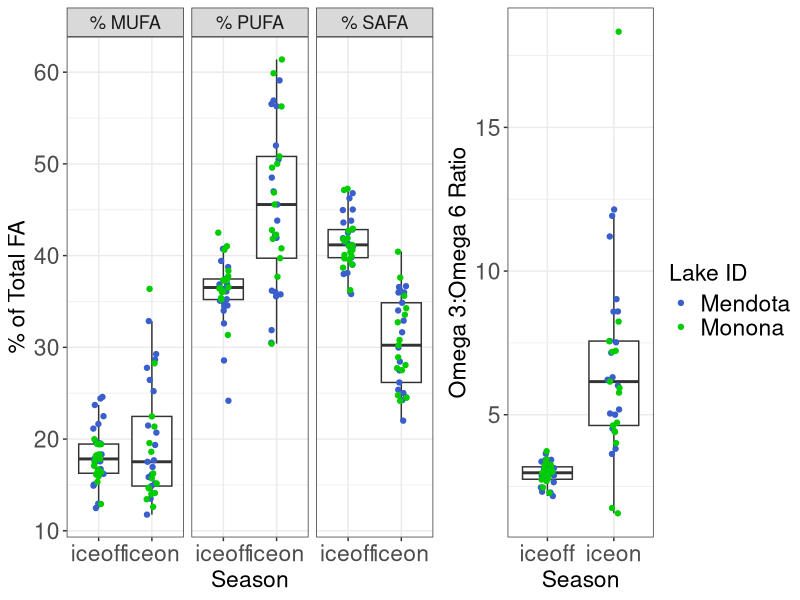
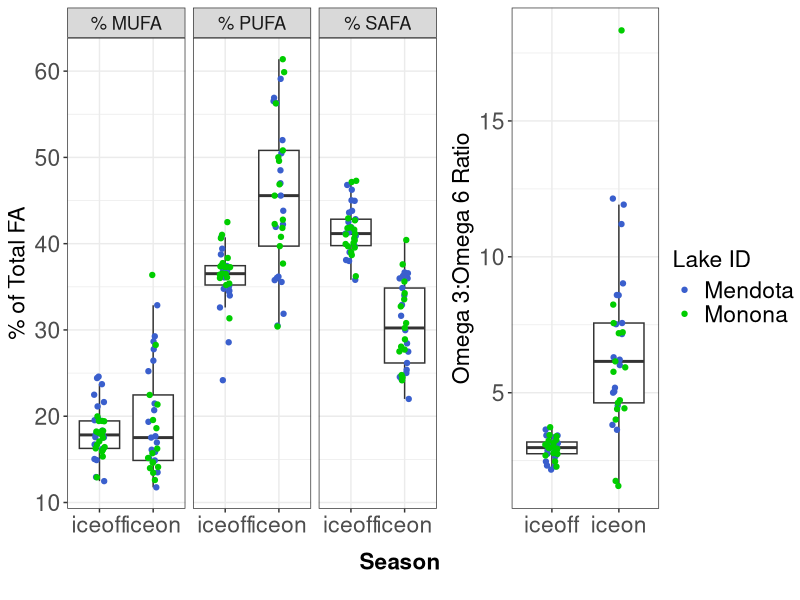
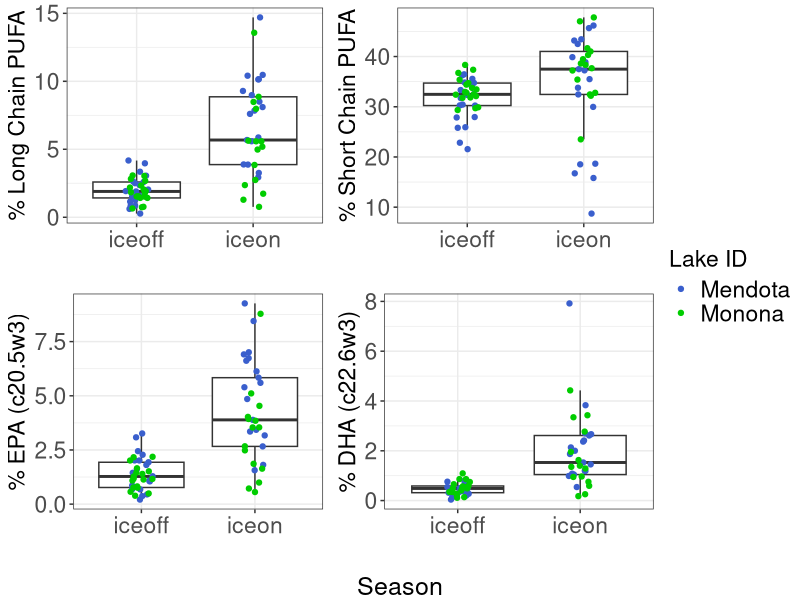

The R source for these figures, in order: (Note: this script raises an error after producing the figures.)
# ============================================================== #
## ========================= OVERVIEW ========================= ##
# ============================================================== #

# Looking at iceon/iceoff community FA profiles
# Only using Lakes Mendota and Monona from LTER,
# as they have equivalent iceon/iceoff paired data
# Using AG PLoS paper FA dataset, with some aggregation/crosswalking
# to match LTER data.

# ============================================================== #
## =================== DATA WRANGLING STEPS =================== ##
# ============================================================== #

# 1) LTER data - read in, format dates, keep only ME/MO
# 2) read in iceon/iceoff data (ecology letters paper)
# 3) tag LTER data with season, keep only iceon/iceoff
# 4) aggregate LTER samples to month (mean taxa biomass by lake/year/month)
# 5) identify genera <5% of any sample - remove these genera
# 6) calculate dry weight (20% of wet weight)
# 7) read in FA PLoS data - keep freshwater, proportion data
# --> 7.5) fix FA/LTER group/division matches (see crosswalk.xlsx)
# 8) aggregate FA to genus and division level profiles
# 9) aggregate biomass to genus level
# 10) tag LTER data with whether has matching division/Group or genus in FA data
# 11) merge LTER with FA data (genus, division, NA matches)
# 12) weight FA data by biomass dry weight / total biomass 
#     (genus-level FA, independent of biomass)
# 13) aggregated weighted to community level 
# 14) plotted MUFA/PUFA/SAFA by Lake & Season; plotted Omega3:6 by Lake & Season
# 15) read in FA Secchi data and plot PUFA/SAFA ~ Secchi



# ============================================================== #
## ====================== SCRIPT BEGINS ======================= ##
# ============================================================== #

#load packages
library(dplyr)
library(reshape2)
library(tidyr)
library(lubridate)
library(vegan)
library(RColorBrewer)
library(ggplot2)
library(ggpubr)
library(grid)
library(gridExtra)


# read in LTER phyto data -------------------------------------------------


#read in, format dates so can stack ok 

madison <- read.csv("../Data/ntl88_v7.csv", stringsAsFactors = FALSE) %>%
  mutate(date = as.Date(sampledate, format = "%m/%d/%Y")) %>%
  select(-sampledate)

#only madison lakes have matching iceon/iceoff data
lter_lakes <- madison %>%
  filter(lakeid %in% c("MO", "ME"))

#keep only necessary files
lter_lakes <- lter_lakes %>%
  mutate(month = month(date),
         year = year(date)) %>%
  select(lakeid, year, month, date, sta, depth_range,
         division, genus, taxa_name, biomass_conc)

# NOTE, from LTER:
# "Biovolume concentrations are then computed by mulitplying the average cell
# biovolume by the cell densities in the water sample. Note that one million
# cubicMicrometers of biovolume PerMilliliter of water are equal to a biovolume
# concentration of one cubicMillimeterPerMilliliter. Assuming a cell density
# equal to water, a cubicMillimeterPerMilliliter of biovolume converts to a
# biomass concentration of one milligramPerLiter."
# https://lter.limnology.wisc.edu/dataset/north-temperate-lakes-lter-phytoplankton-madison-lakes-area-1995-current

# SP: When we assume density of 1g/mL for phyto cells then we get units of mg/L
# according to the LTER metadata. Then multiplying by (0.2 mg dry)/(1 mg wet) we
# end up with mg/L dry weight.


# read in under ice data, for ice on/off timing ---------------------------

seasons_orig <- read.csv("../Data/under_ice_data.csv", stringsAsFactors = FALSE)

#keep only wisconsin, cols of interest, make start and end full dates
seasons_wisc <- seasons_orig %>%
  filter(lakeregloc == "Wisconsin") %>%
  select(year, season, lakename, lakeregloc,
         startday, startmonth, startyear,
         endday, endmonth, endyear) %>% #,
  #iceduration, periodn, photicdepth,
  #icedepth, snowdepth, airtemp) %>%
  mutate(startmonum = match(startmonth, month.abb),
         endmonum = match(endmonth, month.abb)) %>%
  mutate(startdate = paste(startyear, startmonum, startday, sep = "-"),
         enddate = paste(endyear, endmonum, endday, sep = "-"))

#unique(seasons_wisc$lakename)
#unique(lter_lakes$lakeid) %>% sort()

#make lakeid to match
seasons_lakes <- seasons_wisc %>%
  mutate(lakeid = ifelse(lakename == "Lake Mendota", "ME", NA),
         lakeid = ifelse(lakename == "Lake Monona", "MO", lakeid)) %>%
  select(season, lakeid, year, startdate, enddate) %>%
  filter(lakeid %in% c("ME", "MO"))

# Note: we are losing the 2014/2015/2016 data by using this to subset
# we may want to go back to raw LTER ice data to get 2014/2015/2016 iceon/iceoff dates



# LTER ice duration data (for seasons) ------------------------------------


#this gets the ice, but we don't have the summer stratified period
#(which is problematic...)

#read in LTER ice duration data
duration <- read.csv("../Data/ntl33_v4.csv", stringsAsFactors = FALSE)

#look like what we need
head(duration)

#keep only relevant info
duration_relevant <- duration %>%
  #only interested in Mendota, Monona
  filter(lakeid %in% c("ME", "MO")) %>%
  #can narrow down year range
  filter(year4 >= 1990)

#not sure what to do about this



# tag data with season ----------------------------------------------------


lter_dates_only <- lter_lakes %>%
  select(lakeid, year, date) %>%
  unique() %>%
  rename(sample_year = year) %>%
  arrange(lakeid, sample_year)

#make seasons wide format to can have column "start", "sample", and "end" dates
seasons_lakes_wide <- seasons_lakes %>%
  melt(id.vars = c("lakeid", "year", "season"),
       variable.name = "category", value.name = "date") %>%
  mutate(seasons_category = paste(season, category, sep = "_")) %>%
  select(-season, -category) %>%
  dcast(lakeid + year ~ seasons_category, value.var = "date") %>%
  rename(winter_yr = year) %>%
  select(lakeid, winter_yr, iceon_startdate, iceon_enddate, iceoff_startdate, iceoff_enddate)

#we're only interested in iceon/iceoff
#(looking at ice vs stratified patterns in FA)

lter_seasons_pre <- merge(lter_dates_only, seasons_lakes_wide,
                          by = c("lakeid"), all.x = TRUE) %>%
  #tag seasons with iceon/iceoff (NA if not fall within start/end dates)
  mutate(season = ifelse(date >= iceon_startdate & date <= iceon_enddate, "iceon", NA),
         season = ifelse(date >= iceoff_startdate & date <= iceoff_enddate, "iceoff", season)) %>%
  #keep only samples that fall within iceon or iceoff
  filter(!is.na(season))

#merge back to full lter data
lter_seasons <- lter_seasons_pre %>%
  #group things by *winter* year
  select(lakeid, date, winter_yr, season) %>%
  merge(lter_lakes, by = c("lakeid", "date")) %>%
  select(-year)




# aggregate samples to month ----------------------------------------------


#aggregate to month within *winter* year and lake (ignore station and depth for now)
#since ignoring "other" seasons, shouldn't have issue of sample dates across seasons

#using mean since some dates have multiple samples per month, while others have one or none
#using averages to account for multiple within-month samples, make comparable

lter_month <- lter_seasons %>%
  #monthly taxa mean biomass (across stations and depth)
  group_by(lakeid, winter_yr, season, month, division, genus, taxa_name) %>%
  summarize(biomass_ww_m = mean(biomass_conc, na.rm = TRUE)) %>%
  as.data.frame()

#check out number of years
# lter_month %>% 
#   select(lakeid, winter_yr, season) %>% 
#   group_by(lakeid, season) %>% 
#   summarize(n = n_distinct(winter_yr))



# identify <5% of samples -------------------------------------------------


#identify contributors (genus-level) <5% of any sample any date (within lake)
#use wet weight (shouldn't matter)

#find contributions to biomass, in terms of %
lter_contribs <- lter_month %>%
  #for each lake/year/month, find total biomass
  group_by(lakeid, winter_yr, month) %>%
  mutate(total_bm = sum(biomass_ww_m)) %>%
  ungroup() %>%
  #for lake/date, find genus biomass
  group_by(lakeid, winter_yr, month, genus) %>%
  mutate(genus_bm = sum(biomass_ww_m)) %>%
  as.data.frame() %>%
  select(-taxa_name, -biomass_ww_m) %>%
  #find percent genus biomass of total biomass
  mutate(perc_genus_bm = genus_bm / total_bm * 100) %>%
  ungroup()

#find genera that are ever over 5% of a sample BY LAKE
lter_high_contrib <- lter_contribs %>%
  filter(perc_genus_bm >= 0.05)

lter_high_contrib_genera <- lter_high_contrib %>%
  select(lakeid, genus) %>%
  unique() %>%
  arrange(lakeid, genus) %>%
  mutate(high_p = "present")

#find genera that are NOT ever over 5% of a sample
lter_low_contrib <- lter_contribs %>%
  filter(perc_genus_bm < 0.05)

lter_low_contrib_genera <- lter_low_contrib %>%
  select(lakeid, genus) %>%
  unique() %>%
  arrange(lakeid, genus) %>%
  mutate(low_p = "present")

#merge, keep ones that are present in low and not in high
#(i.e., those that are never >=5% of a sample)
lter_remove_5 <- merge(lter_high_contrib_genera, lter_low_contrib_genera,
                       by = c("lakeid", "genus"), all = TRUE) %>%
  #these are ones that are never >=5% of a lake sample
  filter(low_p == "present" & is.na(high_p))



# LTER after removals of low contributors ---------------------------------


#by lake/date - total genus biomass AFTER remove low contribs
lter_after_remove <- lter_month %>%
  #remove low contributors by lake and genus
  filter( !( (lakeid %in% lter_remove_5$lakeid) & (genus %in% lter_remove_5$genus) ) )

#add a dry weight biomass column
lter_use <- lter_after_remove %>%
  mutate(biomass_dw = 0.20 * biomass_ww_m)



# read in fatty acid profiles ---------------------------------------------


# read in PLoS fatty acid dataset
fa <- read.csv("../Data/PLoS_supp/S1_Dataset.csv", stringsAsFactors = FALSE)

#only want freshwater
#fa %>% group_by(Salinity) %>% summarize(n = length(Salinity))
fa_fresh <- filter(fa, Salinity == 0)

#want only proportion data
fa_fresh_prop <- filter(fa_fresh, Data == "prop")

#for now, we don't care about the experimental info
fa_fresh_prop_small <- fa_fresh_prop %>%
  select(Group, Class, Order, Genus, species,
         sumSAFA, sumMUFA, sumPUFA,
         c18.2w6, c18.3w6, c18.3w3,
         c18.4w3, c18.5w3,
         c20.4w6, c20.5w3, c22.6w3)



# fix FA/LTER group/division matches --------------------------------------


#existing matches: Chlorophyta, Cryptophyta, Rhodophyta

#make match at group/division level:
#   Cyanobacteria (FA) = Cyanophyta (LTER)
#   Dinophyta (FA) = Pyrrhophyta (LTER)
#   Euglenozoa (FA) = Euglenophyta (LTER)

#match division to non-group
#   Chrysophyta (LTER) = class Chrysophyceae (FA)
#   Xanthophyta (LTER) = class Xanthophyceae (FA)
#   Haptophyta (LTER) = genus Chromulina (FA)
#   Bacillariophyta (LTER) = average of classes
#                 Bacillariophyceae, Fragilariophyceae, Coscinodiscophyceae (FA)
#       [Bacillariophyta is multiple classes - for these 3 classes, find average FA profile]

fa_fix <- fa_fresh_prop_small %>%
  #first, match at group level
  mutate(GroupDiv = ifelse(Group == "Cyanobacteria", "Cyanophyta", Group),
         GroupDiv = ifelse(Group == "Dinophyta", "Pyrrhophyta", GroupDiv),
         GroupDiv = ifelse(Group == "Euglenozoa", "Euglenophyta", GroupDiv),
         #match at single class level
         GroupDiv = ifelse(Class == "Chrysophyceae", "Chrysophyta", GroupDiv),
         GroupDiv = ifelse(Class == "Xanthophyceae", "Xanthophyta", GroupDiv),
         #match at genus level
         GroupDiv = ifelse(Genus == "Chromulina", "Haptophyta", GroupDiv),
         #Bacillariophyta is multiple classes
         GroupDiv = ifelse(Class %in% c("Bacillariophyceae",
                                        "Fragilariophyceae",
                                        "Coscinodiscophyceae"),
                           "Bacillariophyta", GroupDiv))

# fa_fix %>% select(Group, GroupDiv) %>% unique()
# fa_fix %>% filter(GroupDiv %in% c("Bacillariophyta", "Xanthophyta")) %>% select(Group, Class, GroupDiv) %>% unique()
# fa_fix %>% filter(GroupDiv == "Haptophyta") %>% select(Group, Class, Genus, GroupDiv) %>% unique()
# #yes, works as it should




# tag LTER data with whether matching genus/division in FA data -----------


lter_fa_tag <- lter_use %>%
  #tag at which level it matches
  #not that groupdiv level is a combination of groups/classes/genus
  mutate(cat = ifelse(division %in% fa_fix$GroupDiv, "groupdiv", NA)) %>%
  mutate(cat = ifelse(genus %in% fa_fix$Genus, "genus", cat))

tags <- lter_fa_tag %>% select(division, genus, cat) %>% unique()

# unique(fa_fix$GroupDiv) %>% sort()
# unique(lter_use$division) %>% sort()




# find FA genus and division-level profiles -------------------------------


#within genus, what's the average FA profile
fa_genus <- fa_fix %>%
  group_by(GroupDiv, Genus) %>%
  summarize(gen_avg_sumSAFA = mean(sumSAFA),
            gen_avg_sumMUFA = mean(sumMUFA),
            gen_avg_sumPUFA = mean(sumPUFA),
            gen_avg_c18.2w6 = mean(c18.2w6),
            gen_avg_c18.3w6 = mean(c18.3w6),
            gen_avg_c18.3w3 = mean(c18.3w3),
            gen_avg_c18.4w3 = mean(c18.4w3),
            gen_avg_c18.5w3 = mean(c18.5w3),
            gen_avg_c20.4w6 = mean(c20.4w6),
            gen_avg_c20.5w3 = mean(c20.5w3),
            gen_avg_c22.6w3 = mean(c22.6w3)) %>%
  as.data.frame()

#within group/div (FA/LTER fixed croswalk), what's the average FA profile
fa_groupdiv <- fa_fix %>%
  group_by(GroupDiv) %>%
  summarize(grpdiv_avg_sumSAFA = mean(sumSAFA),
            grpdiv_avg_sumMUFA = mean(sumMUFA),
            grpdiv_avg_sumPUFA = mean(sumPUFA),
            grpdiv_avg_c18.2w6 = mean(c18.2w6),
            grpdiv_avg_c18.3w6 = mean(c18.3w6),
            grpdiv_avg_c18.3w3 = mean(c18.3w3),
            grpdiv_avg_c18.4w3 = mean(c18.4w3),
            grpdiv_avg_c18.5w3 = mean(c18.5w3),
            grpdiv_avg_c20.4w6 = mean(c20.4w6),
            grpdiv_avg_c20.5w3 = mean(c20.5w3),
            grpdiv_avg_c22.6w3 = mean(c22.6w3)) %>%
  as.data.frame()




# aggregate biomass to GENUS ----------------------------------------------

# when missing genus, stick with GENUS biomass but sub in DIVISION fatty acid profile

#aggregate biomass to genus
lter_level_bm <- lter_use %>%
  group_by(lakeid, winter_yr, season, month, division, genus) %>%
  summarize(bm_ww_g = sum(biomass_ww_m, na.rm = TRUE),
            bm_drw_g = sum(biomass_dw, na.rm = TRUE)) %>%
  as.data.frame()

#merge with tag info
lter_level_bm_tag <- merge(lter_level_bm, tags, by = c("division", "genus"), all = TRUE)

# lter_level_bm_tag %>%
#   select(division, genus, cat) %>%
#   unique() %>%
#   group_by(cat) %>%
#   summarize(n = length(cat)) %>%
#   as.data.frame()

#        cat  n
# 1    genus 35
# 2 groupdiv 95
# 3     <NA>  1




# merge with FA profiles --------------------------------------------------


# --> genus level FA - matches genus-level biomass
# merges GENUS level biomass with GENUS level FA profiles
tags_fa_genus <- lter_level_bm_tag %>%
  #only looking at genus-level matches
  filter(cat == "genus") %>%
  #rename for downstream stacking
  rename(biomass_wet_weight = bm_ww_g,
         biomass_dry_weight = bm_drw_g) %>%
  #merge with FA genus level data
  merge(fa_genus,
        by.x = "genus", by.y = "Genus",
        all.x = TRUE) %>%
  #organize columns
  select(GroupDiv, genus, cat, lakeid, winter_yr, month, season,
         biomass_wet_weight, biomass_dry_weight,
         gen_avg_sumSAFA,
         gen_avg_sumMUFA,
         gen_avg_sumPUFA,
         gen_avg_c18.2w6,
         gen_avg_c18.3w6,
         gen_avg_c18.3w3,
         gen_avg_c18.4w3,
         gen_avg_c18.5w3,
         gen_avg_c20.4w6,
         gen_avg_c20.5w3,
         gen_avg_c22.6w3)

#remove labels in headers
names(tags_fa_genus) <- gsub("gen_avg_", "", names(tags_fa_genus))

# --> division level FA - matches division level biomass
# merges GENUS level biomass with DIVISION level FA profiles
# (missing genera in FA get division level FA)
tags_fa_groupdiv <- lter_level_bm_tag %>%
  #keep only those matching at groupdiv level
  filter(cat == "groupdiv") %>%
  #rename for downstream stacking
  rename(biomass_wet_weight = bm_ww_g,
         biomass_dry_weight = bm_drw_g) %>%
  #merge with FA division/group level data
  #merge with FA genus level data
  merge(fa_groupdiv,
        by.x = "division", by.y = "GroupDiv",
        all.x = TRUE) %>%
  rename(GroupDiv = division) %>%
  #organize columns
  select(GroupDiv, genus, cat, lakeid, winter_yr, month, season,
         biomass_wet_weight, biomass_dry_weight,
         grpdiv_avg_sumSAFA,
         grpdiv_avg_sumMUFA,
         grpdiv_avg_sumPUFA,
         grpdiv_avg_c18.2w6,
         grpdiv_avg_c18.3w6,
         grpdiv_avg_c18.3w3,
         grpdiv_avg_c18.4w3,
         grpdiv_avg_c18.5w3,
         grpdiv_avg_c20.4w6,
         grpdiv_avg_c20.5w3,
         grpdiv_avg_c22.6w3)

#remove labels in headers
names(tags_fa_groupdiv) <- gsub("grpdiv_avg_", "", names(tags_fa_groupdiv))

# --> does NOT have associated FA
#leaving biomass at genus level
tags_fa_NA <- lter_level_bm_tag %>%
  filter(is.na(cat)) %>%
  rename(biomass_wet_weight = bm_ww_g,
         biomass_dry_weight = bm_drw_g) %>%
  rename(GroupDiv = division) %>%
  select(GroupDiv, genus, cat, lakeid, winter_yr, month, season,
         biomass_wet_weight, biomass_dry_weight) %>%
  #add NA columns
  mutate(          sumSAFA = NA,
                   sumMUFA = NA,
                   sumPUFA = NA,
                   c18.2w6 = NA,
                   c18.3w6 = NA,
                   c18.3w3 = NA,
                   c18.4w3 = NA,
                   c18.5w3 = NA,
                   c20.4w6 = NA,
                   c20.5w3 = NA,
                   c22.6w3 = NA)

# --> merge together
full_dat <- rbind(tags_fa_genus, tags_fa_groupdiv, tags_fa_NA)




# weight FA profiles by biomass -------------------------------------------


# Data == "prop" is FA % of dry weight
# so it's a fatty acid proportion of dry weight (of genus or division, by cat)

# What we want is "what are the average proportions of SAFA, MUFA, PUFA
# present in the community, irrespective of total biomass?"
# (i.e. we know there is higher biomass in summer - the Circus Circus buffet)
# SH: pretty sure that what we want then is:(biomass_dry_weight * sumSAFA)/total dry weight

# MRB Note 8/30/18: Not sure that it's totally clear what's going on with 
# full_dat_weighted below...It seems to be making percentages (e.g. 47.3%) 
# as opposed to a proportion (e.g. 0.473). Just make sure that it's doing 
# what is expected/described.


full_dat_weighted <- full_dat %>%
  #find total dry weight biomass for each *sample point*
  group_by(lakeid, winter_yr, season, month) %>%
  mutate(sample_date_dry_weight_total = sum(biomass_dry_weight)) %>%
  ungroup() %>%
  #weight FA by biomass - per row (genus within sample date)
  #if FA is % dry weight, then FA * dry weight = biomass of that FA
  #here, sample_date_dry_weight_total is community-level biomass
  #FA props are genus-level
  mutate(sumSAFA_prop = (biomass_dry_weight * sumSAFA) / sample_date_dry_weight_total,
         sumMUFA_prop = (biomass_dry_weight * sumMUFA) / sample_date_dry_weight_total,
         sumPUFA_prop = (biomass_dry_weight * sumPUFA) / sample_date_dry_weight_total,
         c18.2w6_prop = (biomass_dry_weight * c18.2w6) / sample_date_dry_weight_total,
         c18.3w6_prop = (biomass_dry_weight * c18.3w6) / sample_date_dry_weight_total,
         c18.3w3_prop = (biomass_dry_weight * c18.3w3) / sample_date_dry_weight_total,
         c18.4w3_prop = (biomass_dry_weight * c18.4w3) / sample_date_dry_weight_total,
         c18.5w3_prop = (biomass_dry_weight * c18.5w3) / sample_date_dry_weight_total,
         c20.4w6_prop = (biomass_dry_weight * c20.4w6) / sample_date_dry_weight_total,
         c20.5w3_prop = (biomass_dry_weight * c20.5w3) / sample_date_dry_weight_total,
         c22.6w3_prop = (biomass_dry_weight * c22.6w3) / sample_date_dry_weight_total) %>%
  as.data.frame()

#filter(full_dat_weighted, lakeid == "MO" & winter_yr == 2002 & month == 8)

#keep only columns of interest
full_dat_weighted_small <- full_dat_weighted %>%
  select(GroupDiv, genus, cat, lakeid, winter_yr, month, season,
         sumSAFA_prop, sumMUFA_prop, sumPUFA_prop,
         c18.2w6_prop, c18.3w6_prop, c18.3w3_prop,
         c18.4w3_prop, c18.5w3_prop,
         c20.4w6_prop, c20.5w3_prop, c22.6w3_prop)

#write to csv
write.csv(full_dat_weighted_small, "../Data/LTER_madison_FA_weighted_groupdiv.csv", row.names = FALSE)

#this is basically saying:
#for each time point, a genus has some proportion FAs
#we want to aggregate to community, then to season

#ADD UP all MUFA/PUFA/SAFA within a community
#to get community-level amount
#I have proved to myself using pen, paper, and basic algebra that this will work

full_dat_weighted_date_FA <- full_dat_weighted_small %>%
  #get community-level FA props for each time point
  group_by(lakeid, winter_yr, month, season) %>%
  summarize(MUFA_perc = sum(sumMUFA_prop, na.rm = TRUE),
            PUFA_perc = sum(sumPUFA_prop, na.rm = TRUE),
            SAFA_perc = sum(sumSAFA_prop, na.rm = TRUE),
            c18.2w6_perc = sum(c18.2w6_prop, na.rm = TRUE),
            c18.3w6_perc = sum(c18.3w6_prop, na.rm = TRUE),
            c18.3w3_perc = sum(c18.3w3_prop, na.rm = TRUE),
            c18.4w3_perc = sum(c18.4w3_prop, na.rm = TRUE),
            c18.5w3_perc = sum(c18.5w3_prop, na.rm = TRUE),
            c20.4w6_perc = sum(c20.4w6_prop, na.rm = TRUE),
            c20.5w3_perc = sum(c20.5w3_prop, na.rm = TRUE),
            c22.6w3_perc = sum(c22.6w3_prop, na.rm = TRUE)) %>%
  as.data.frame()

# summary(full_dat_weighted_date_FA)

# #now aggregate to season - find average MUFA/PUFA/SAFA profile for each season (all years, boths lakes)
# full_dat_weighted_date_FA %>%
#   group_by(season) %>%
#   summarize(MUFA_perc_avg = mean(MUFA_perc),
#             PUFA_perc_avg = mean(PUFA_perc),
#             SAFA_perc_avg = mean(SAFA_perc)) %>%
#   as.data.frame()
# #doesn't quite add up to 100%, more like 95%, but not unexpected since on average

#aggregate to lake/month/year/season
full_dat_weighted_month_season_FA <- full_dat_weighted_date_FA %>%
  #aggregate across months within season, find average FAs
  group_by(lakeid, winter_yr, season, month) %>%
  summarize(MUFA_perc_avg = mean(MUFA_perc, na.rm = TRUE),
            PUFA_perc_avg = mean(PUFA_perc, na.rm = TRUE),
            SAFA_perc_avg = mean(SAFA_perc, na.rm = TRUE),
            c18.2w6_perc_avg = mean(c18.2w6_perc, na.rm = TRUE),
            c18.3w6_perc_avg = mean(c18.3w6_perc, na.rm = TRUE),
            c18.3w3_perc_avg = mean(c18.3w3_perc, na.rm = TRUE),
            c18.4w3_perc_avg = mean(c18.4w3_perc, na.rm = TRUE),
            c18.5w3_perc_avg = mean(c18.5w3_perc, na.rm = TRUE),
            c20.4w6_perc_avg = mean(c20.4w6_perc, na.rm = TRUE),
            c20.5w3_perc_avg = mean(c20.5w3_perc, na.rm = TRUE),
            c22.6w3_perc_avg = mean(c22.6w3_perc, na.rm = TRUE)) %>%
  as.data.frame()

#aggregate to lake/year/season
full_dat_weighted_yr_season_FA <- full_dat_weighted_date_FA %>%
  #aggregate across months within season, find average FAs
  group_by(lakeid, winter_yr, season) %>%
  summarize(MUFA_perc_avg = mean(MUFA_perc, na.rm = TRUE),
            PUFA_perc_avg = mean(PUFA_perc, na.rm = TRUE),
            SAFA_perc_avg = mean(SAFA_perc, na.rm = TRUE),
            c18.2w6_perc_avg = mean(c18.2w6_perc, na.rm = TRUE),
            c18.3w6_perc_avg = mean(c18.3w6_perc, na.rm = TRUE),
            c18.3w3_perc_avg = mean(c18.3w3_perc, na.rm = TRUE),
            c18.4w3_perc_avg = mean(c18.4w3_perc, na.rm = TRUE),
            c18.5w3_perc_avg = mean(c18.5w3_perc, na.rm = TRUE),
            c20.4w6_perc_avg = mean(c20.4w6_perc, na.rm = TRUE),
            c20.5w3_perc_avg = mean(c20.5w3_perc, na.rm = TRUE),
            c22.6w3_perc_avg = mean(c22.6w3_perc, na.rm = TRUE)) %>%
  as.data.frame()
#note: doesn't add up to quite 100% (working with averages)
#also, data only goes to 2013 (may need to adjust iceon/iceoff dates from raw LTER snow/ice data)

summary(full_dat_weighted_yr_season_FA)
#MUFA: 11-36
#PUFA: 24-61
#SAFA: 22-47

#write to csv
#write.csv(full_dat_weighted_yr_season_FA, "../Data/LTER_Madison_weighted_year_season_FA.csv", row.names = FALSE)




# ============================================================== #
# END OF DATA WRANGLING - ANALYSIS BEGINS ---------------------------------
# ============================================================== #


#Note ~ 150 lines of code removed starting here compared with version in LTER_FA_20180217.R

# LTER_Madison_weighted_year_season_FA<-read.csv("../Data/LTER_Madison_weighted_year_season_FA.csv") #this appears to be the same as full_dat_weighted_yr_season_FA


#MRB edits below:

View(full_dat_weighted_yr_season_FA)


#Figure 3 + 4 (combined):

full_dat_weighted_yr_season_FA_long <- melt(data = full_dat_weighted_yr_season_FA,
                                            measure.vars = c("MUFA_perc_avg",
                                                             "PUFA_perc_avg",
                                                             "SAFA_perc_avg"),
                                            id.vars = c("lakeid","season"))

full_dat_weighted_yr_season_FA_long$variable <- as.character(full_dat_weighted_yr_season_FA_long$variable)
full_dat_weighted_yr_season_FA_long$variable[which(full_dat_weighted_yr_season_FA_long$variable == "MUFA_perc_avg")] <- "% MUFA"
full_dat_weighted_yr_season_FA_long$variable[which(full_dat_weighted_yr_season_FA_long$variable == "PUFA_perc_avg")] <- "% PUFA"
full_dat_weighted_yr_season_FA_long$variable[which(full_dat_weighted_yr_season_FA_long$variable =="SAFA_perc_avg")] <- "% SAFA"

madison_FA <- ggplot(data = full_dat_weighted_yr_season_FA_long, aes(x = season, y = value)) +
  geom_boxplot(outlier.shape = "") +
  geom_jitter(aes(color = lakeid), width = 0.1, size = 1.5) +
  facet_wrap(~variable) +
  xlab("Season") + ylab("% of Total FA")  +
  scale_color_manual(name = "Lake ID", values = c("royalblue3", "green3"),
                     breaks = c("ME", "MO"), labels = c("Mendota", "Monona")) +
  theme_bw() +
  theme(axis.title.y = element_text(size = rel(1.5)),
        axis.text = element_text(size = rel(1.5)),
        axis.title.x = element_text(size = rel(1.5)),
        legend.text = element_text(size = rel(1.5)),
        legend.title = element_text(size = rel(1.5)),
        strip.text.x = element_text(size = rel(1.5)))


#png(filename = "../Figures/Madison_FA_plot.png",
#    width = 4, height = 2.5, units = "in", res = 500)
#madison_FA
#dev.off()


#Figure 4: 

#Taken from old version of script

omegas_chains <- full_dat_weighted_yr_season_FA %>%
  #total omega 3 prop of PUFAs
  mutate(total_omega3 = c18.3w3_perc_avg +
           c18.4w3_perc_avg +
           c18.5w3_perc_avg +
           c20.5w3_perc_avg +
           c22.6w3_perc_avg,
         #total omega 6 prop of PUFAs
         total_omega6 = c18.2w6_perc_avg +
           c18.3w6_perc_avg +
           c20.4w6_perc_avg,
         #total short chain PUFAs (<20 C)
         total_short_chain = c18.2w6_perc_avg +
           c18.3w6_perc_avg +
           c18.3w3_perc_avg +
           c18.4w3_perc_avg +
           c18.5w3_perc_avg,
         #total long chain PUFAs (AG defined as >= 20 C)
         total_long_chain = c20.4w6_perc_avg +
           c20.5w3_perc_avg +
           c22.6w3_perc_avg) %>%
  mutate(omega6_omega3_ratio = total_omega6 / total_omega3,
         #may want just long chain PUFA down the road (%)
         
         # Is this line of code correct? 
         longchainPUFA = (total_long_chain * PUFA_perc_avg) / 100,
         
         #total long chain is % of PUFAs that are long chain
         #divide by PUFAs prop to get ratio with SAFA
         #(i.e., proportion of ALL FATTY ACIDS that are long chain PUFAs compared to SAFA prop)
         longchainPUFA_SAFA = longchainPUFA / SAFA_perc_avg,
         omega3_omega6_ratio = total_omega3 / total_omega6) #added by MRB on 6/4/18


madison_omega_ratio_plot_3.6 <- ggplot(omegas_chains, aes(season, omega3_omega6_ratio)) +
  geom_boxplot(outlier.shape = "") +
  geom_jitter(aes(color = lakeid), width = 0.1, size = 1.5) +
  ylab("Omega 3:Omega 6 Ratio") + xlab("Season") +
  scale_color_manual(name = "Lake ID", values = c("royalblue3", "green3"),
                     breaks = c("ME", "MO"), labels = c("Mendota", "Monona")) +
  theme_bw() +
  theme(axis.title.y = element_text(size = rel(1.5)),
        axis.text = element_text(size = rel(1.5)),
        axis.title.x = element_text(size = rel(1.5)),
        legend.text = element_text(size = rel(1.5)),
        legend.title = element_text(size = rel(1.5)))


#png(filename = "../Figures/madison_omega_ratio_plot_3v6.png", width = 3.75,
#    height = 4, units = "in", res = 500)
#madison_omega_ratio_plot_3.6
#dev.off()


# Combine plots 3 + 4:
# OPTION 1: Using ggarrange. Simple, but w/o shared x-axis.
png(filename = "../Figures/madison-fa-omegas-combined.png", width = 9,
    height = 3.75, units = "in", res = 500)
ggarrange(madison_FA, madison_omega_ratio_plot_3.6,
          ncol = 2, nrow = 1, common.legend = TRUE, legend = "right",
          widths = c(2,1))
dev.off()



# OPTION 2: Using gridExtra. More complex, but with shared x-axis.
#https://stackoverflow.com/questions/13649473/add-a-common-legend-for-combined-ggplots
p1 <- madison_FA + xlab(label = "")
p2 <- madison_omega_ratio_plot_3.6 + xlab(label = "")

#extract legend
#https://github.com/hadley/ggplot2/wiki/Share-a-legend-between-two-ggplot2-graphs
g_legend<-function(a.gplot){
  tmp <- ggplot_gtable(ggplot_build(a.gplot))
  leg <- which(sapply(tmp$grobs, function(x) x$name) == "guide-box")
  legend <- tmp$grobs[[leg]]
  return(legend)}

mylegend<-g_legend(p1)

png(filename = "../Figures/madison-fa-omegas-combined_sharedX.png", width = 9,
    height = 4, units = "in", res = 500)
grid.arrange(arrangeGrob(p1 + theme(legend.position="none"),
                         p2 + theme(legend.position="none"),
                         nrow=1, widths = c(2,1)),
             mylegend, nrow=1, widths = c(5,1),
             bottom = textGrob("Season", vjust = -1,
                               gp = gpar(fontface = "bold", cex = 1.35)))
dev.off()

# Long chain/short chain
long_chain_season <- ggplot(data = omegas_chains,
                            aes(x = season, y = total_long_chain)) +
  geom_boxplot(outlier.shape = "") +
  geom_jitter(aes(color = lakeid), width = 0.1, size = 1.5) +
  xlab("") +
  ylab("% Long Chain PUFA")  +
  scale_color_manual(name = "Lake ID", values = c("royalblue3", "green3"),
                     breaks = c("ME", "MO"), labels = c("Mendota", "Monona")) +
  theme_bw() +
  theme(axis.title.y = element_text(size = rel(1.5)),
        axis.text = element_text(size = rel(1.5)),
        axis.title.x = element_text(size = rel(1.5)),
        legend.text = element_text(size = rel(1.5)),
        legend.title = element_text(size = rel(1.5)),
        strip.text.x = element_text(size = rel(1.5)))

short_chain_season <- ggplot(data = omegas_chains,
                             aes(x = season, y = total_short_chain)) +
  geom_boxplot(outlier.shape = "") +
  geom_jitter(aes(color = lakeid), width = 0.1, size = 1.5) +
  xlab("") +
  ylab("% Short Chain PUFA")  +
  scale_color_manual(name = "Lake ID", values = c("royalblue3", "green3"),
                     breaks = c("ME", "MO"), labels = c("Mendota", "Monona")) +
  theme_bw() +
  theme(axis.title.y = element_text(size = rel(1.5)),
        axis.text = element_text(size = rel(1.5)),
        axis.title.x = element_text(size = rel(1.5)),
        legend.text = element_text(size = rel(1.5)),
        legend.title = element_text(size = rel(1.5)),
        strip.text.x = element_text(size = rel(1.5)))


# EPA c20.5w3_perc_avg
EPA_chain_season <- ggplot(data = omegas_chains,
                           aes(x = season, y = c20.5w3_perc_avg)) +
  geom_boxplot(outlier.shape = "") +
  geom_jitter(aes(color = lakeid), width = 0.1, size = 1.5) +
  xlab("") +
  ylab("% EPA (c20.5w3)")  +
  scale_color_manual(name = "Lake ID", values = c("royalblue3", "green3"),
                     breaks = c("ME", "MO"), labels = c("Mendota", "Monona")) +
  theme_bw() +
  theme(axis.title.y = element_text(size = rel(1.5)),
        axis.text = element_text(size = rel(1.5)),
        axis.title.x = element_text(size = rel(1.5)),
        legend.text = element_text(size = rel(1.5)),
        legend.title = element_text(size = rel(1.5)),
        strip.text.x = element_text(size = rel(1.5)))

# DHA c22.6w3_perc_avg
DHA_chain_season <- ggplot(data = omegas_chains,
                           aes(x = season, y = c22.6w3_perc_avg)) +
  geom_boxplot(outlier.shape = "") +
  geom_jitter(aes(color = lakeid), width = 0.1, size = 1.5) +
  xlab("") +
  ylab("% DHA (c22.6w3)")  +
  scale_color_manual(name = "Lake ID", values = c("royalblue3", "green3"),
                     breaks = c("ME", "MO"), labels = c("Mendota", "Monona")) +
  theme_bw() +
  theme(axis.title.y = element_text(size = rel(1.5)),
        axis.text = element_text(size = rel(1.5)),
        axis.title.x = element_text(size = rel(1.5)),
        legend.text = element_text(size = rel(1.5)),
        legend.title = element_text(size = rel(1.5)),
        strip.text.x = element_text(size = rel(1.5)))

pufa_breakdown <- ggarrange(long_chain_season, short_chain_season,
                            EPA_chain_season, DHA_chain_season,
                            common.legend = TRUE, legend = "right") %>%
  annotate_figure(bottom = text_grob("Season", size = 18))

ggsave(filename = "../Figures/pufa_breakdown_seasonal_MEMO.png",
       plot = pufa_breakdown, device = "png", width = 10, height = 8)


######################
# fa ~ secchi

fa_secchi <- read.csv("../Data/fa_secchi_data.csv", stringsAsFactors = FALSE)
fa_secchi$winter_yr2 <- substr(fa_secchi$winter_yr, 3, 4)
fa_secchi$winter_yr2[which(fa_secchi$season == "iceoff")] <- ""
fa_secchi$fill <- "Y"
fa_secchi$fill[which(fa_secchi$season == "iceoff")] <- "N"

fa_secchi$omega3<-fa_secchi$c18.3w3_perc_avg + fa_secchi$c18.4w3_perc_avg +
  fa_secchi$c18.5w3_perc_avg + fa_secchi$c20.5w3_perc_avg +
  fa_secchi$c22.6w3_perc_avg

fa_secchi$omega6 = fa_secchi$c18.2w6_perc_avg + fa_secchi$c18.3w6_perc_avg + 
  fa_secchi$c20.4w6_perc_avg
fa_secchi$omega6omega3ratio<-fa_secchi$omega6/fa_secchi$omega3
fa_secchi$omega3omega6ratio<-fa_secchi$omega3/fa_secchi$omega6



#fa_secchi$shape<-24
#fa_secchi$shape[which(fa_secchi$season=="iceoff")]<-20

#seasonal patterns

#PUFA/SAFA vs SECCHI
pufasafa_secchi_MEMO_oneseason_onevalue <- ggplot(
  data = filter(fa_secchi, season == "iceon"),
  aes(x = mean_secnview,
      y = (PUFA_perc_avg / SAFA_perc_avg))) +
  geom_point(size=3, aes(
    # shape = season,
    colour = lakeid)) +
  ylab("PUFA/SAFA ratio") +
  xlab("") +
  # scale_shape_manual(name = "Season", values = c(0, 16)) +
  scale_color_manual(name = "Lake ID", values = c("royalblue3", "green3")) +
  theme_bw() +
  theme(axis.text = element_text(size = 11),
        axis.title = element_text(size = 14),
        legend.text = element_text(size = 11),
        legend.title = element_text(size = 13))

pufa_secchi_MEMO_oneseason_onevalue <- ggplot(
  data = filter(fa_secchi, season == "iceon"),
  
  aes(x = mean_secnview,
      y = (PUFA_perc_avg))) +
  geom_point(size=3, aes(
    # shape = season,
    colour = lakeid)) +
  ylab("PUFA (% of total FA)") +
  xlab("") +
  # scale_shape_manual(name = "Season", values = c(0, 16)) +
  scale_color_manual(name = "Lake ID", values = c("royalblue3", "green3")) +
  theme_bw() +
  theme(axis.text = element_text(size = 11),
        axis.title = element_text(size = 14),
        legend.text = element_text(size = 11),
        legend.title = element_text(size = 13))

omega63ratio_secchi_MEMO_oneseason_onevalue <- ggplot(
  data = filter(fa_secchi, season == "iceon"),
  aes(x = mean_secnview,
      y = (omega6omega3ratio))) +
  geom_point(size=3, aes(
    #shape = season ,
    colour = lakeid)) +
  ylab("omega 6:3 ratio") +
  xlab("") +
  # scale_shape_manual(name = "Season", values = c(0, 16)) +
  scale_color_manual(name = "Lake ID", values = c("royalblue3", "green3")) +
  theme_bw() +
  theme(axis.text = element_text(size = 11),
        axis.title = element_text(size = 14),
        legend.text = element_text(size = 11),
        legend.title = element_text(size = 13))

omega36ratio_secchi_MEMO_oneseason_onevalue <- ggplot(
  data = filter(fa_secchi, season == "iceon"),
  aes(x = mean_secnview,
      y = (omega3omega6ratio))) +
  geom_point(size=3, aes(
    # shape = season,
    colour = lakeid)) +
  ylab("omega 3:6 ratio") +
  xlab("") +
  # scale_shape_manual(name = "Season", values = c(0, 16)) +
  scale_color_manual(name = "Lake ID", values = c("royalblue3", "green3")) +
  theme_bw() +
  theme(axis.text = element_text(size = 11),
        axis.title = element_text(size = 14),
        legend.text = element_text(size = 11),
        legend.title = element_text(size = 13))

fig_grid <- ggarrange(plotlist = list(pufa_secchi_MEMO_oneseason_onevalue,
                                      pufasafa_secchi_MEMO_oneseason_onevalue,
                                      omega63ratio_secchi_MEMO_oneseason_onevalue,
                                      omega36ratio_secchi_MEMO_oneseason_onevalue),
                      common.legend = TRUE, legend = "right") %>%
  annotate_figure(bottom = text_grob("Secchi Depth (m)", size = 14))

ggsave(filename = "../Figures/fa_vs_secchi_grid.png", plot = fig_grid,
       width = 8.25, height = 7.5, units = "in", device = "png")


# If saving individual figures:

# png(filename = "../Figures/pufa_secchi_MEMO_oneseason_onevalue.png",
#     width = 4, height = 3, units = "in", res = 500)
# pufa_secchi_MEMO_oneseason_onevalue
# dev.off()
# 
# png(filename = "../Figures/pufasafa_secchi_MEMO_oneseason_onevalue.png",
#     width = 4, height = 3, units = "in", res = 500)
# pufasafa_secchi_MEMO_oneseason_onevalue
# dev.off()
# 
# png(filename = "../Figures/omega6_omega3_ratio_MEMO_oneseason_onevalue.png",
#     width = 4, height = 3, units = "in", res = 500)
# omega63ratio_secchi_MEMO_oneseason_onevalue
# dev.off()
# 
# png(filename = "../Figures/omega3_omega6_ratio_MEMO_oneseason_onevalue.png",
#     width = 4, height = 3, units = "in", res = 500)
# omega36ratio_secchi_MEMO_oneseason_onevalue
# dev.off()




#EPA:ALA VS SECCHI - MM suggested but then said not to use, retaining for now
#fasecchi_MEMO_oneseason_onevalue_20p5_18p3<-ggplot(fa_secchi, aes(x=mean_secnview, y=(c20.5w3_perc_avg/(c18.3w3_perc_avg)))) +
#  geom_point(size=3, aes(shape = season , colour= lakeid)) +
#  ylab("EPA/ALA Ratio") +
#  xlab("Secchi Depth (m)") +
#  scale_shape_manual(name = "Season", values=c(0,16)) +
#  scale_color_manual(name = "Lake ID", values = c("royalblue3","green3")) +
#  theme_bw()

#png(filename = "../Figures/fasecchi_MEMO_oneseason_onevalue_EPA-ALA.png",width = 4, height = 3, units = "in", res = 500)
#fasecchi_MEMO_oneseason_onevalue_20p5_18p3
#dev.off()

#EPA:SDA VS SECCHI - MM suggested but then said not to use, retaining for now
#fasecchi_MEMO_oneseason_onevalue_20p5_18p4<-ggplot(fa_secchi, aes(x=mean_secnview, y=(c20.5w3_perc_avg/(c18.4w3_perc_avg)))) +
#  geom_point(size=3, aes(shape = season , colour= lakeid)) +
#  ylab("EPA/SDA Ratio") +
#  xlab("Secchi Depth (m)") +
#  scale_shape_manual(name = "Season", values=c(0,16)) +
#  scale_color_manual(name = "Lake ID", values = c("royalblue3","green3")) +
#  theme_bw()

#png(filename = "../Figures/fasecchi_MEMO_oneseason_onevalue_EPA-SDA.png",width = 4, height = 3, units = "in", res = 500)
#fasecchi_MEMO_oneseason_onevalue_20p5_18p4
#dev.off()
